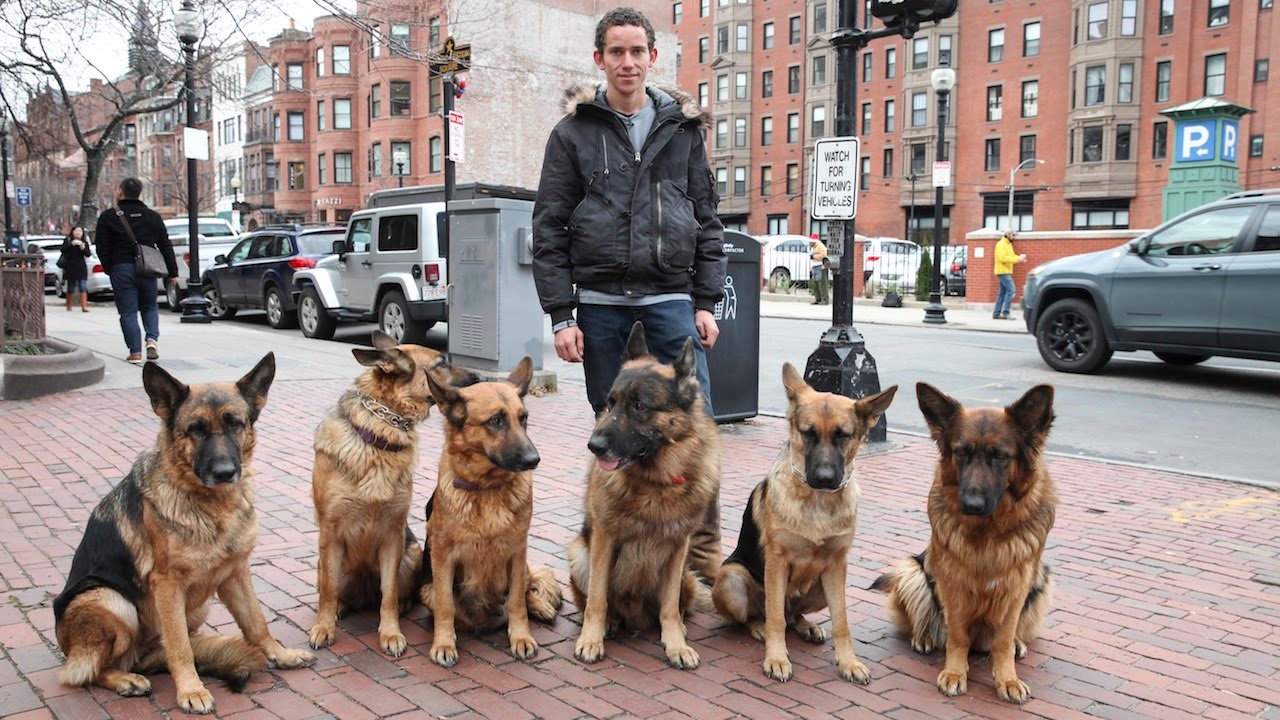
#> input picture img_3.jpg, 1280 x 720 px
$ jupyter execute --allow-errors yolo_predictions.ipynb
#> lines starting #> are read from the running program, lines starting #| are printed output that depends on the picture
[cell 1]
import cv2
import os
import numpy as np
import yaml
from yaml.loader import SafeLoader

#> (a cell that did not finish here is left out)

#> (a cell that did not finish here is left out)

[cell 4]
#laod the image
img = cv2.imread('./img_3.jpg')
#> img is the input picture: shape (720, 1280, 3); mean B, G, R 129.8, 134.4, 149.8
image = img.copy()
row, col, d = img.shape
#> row = 720; col = 1280; d = 3

max_rc = max(row, col)
#> max_rc = 1280
input_image = np.zeros((max_rc,max_rc,3),dtype = np.uint8)
input_image[0:row,0:col] = img
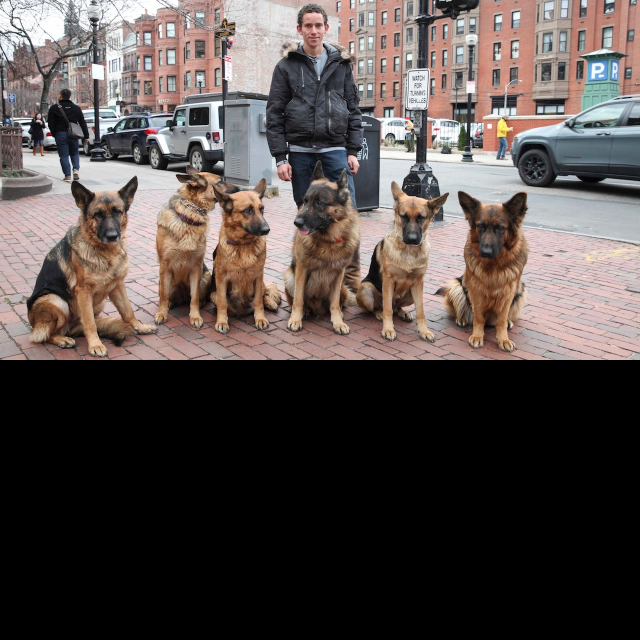
#> input_image: shape (1280, 1280, 3) (shown at 1/2 size); mean B, G, R 73, 75.6, 84.3

INPUT_WH_YOLO = 640
blob = cv2.dnn.blobFromImage(input_image,1/255,(INPUT_WH_YOLO,INPUT_WH_YOLO), swapRB = True, crop=False)
#> (the rest of this cell did not finish here and is left out)


$ run again, with test_photo_1.jpg copied over img_3.jpg
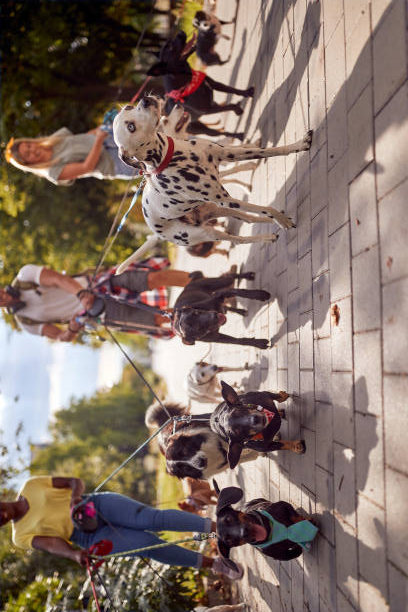
#> input picture test_photo_1.jpg, 408 x 612 px
#> img is the input picture: shape (612, 408, 3); mean B, G, R 104.5, 115.2, 133
#> `input_image[0:row,0:col] = img`:
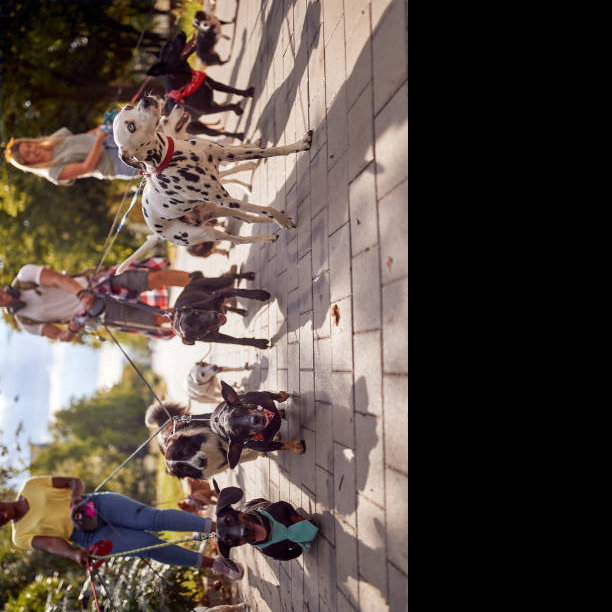
#> input_image: shape (612, 612, 3); mean B, G, R 69.7, 76.8, 88.7
